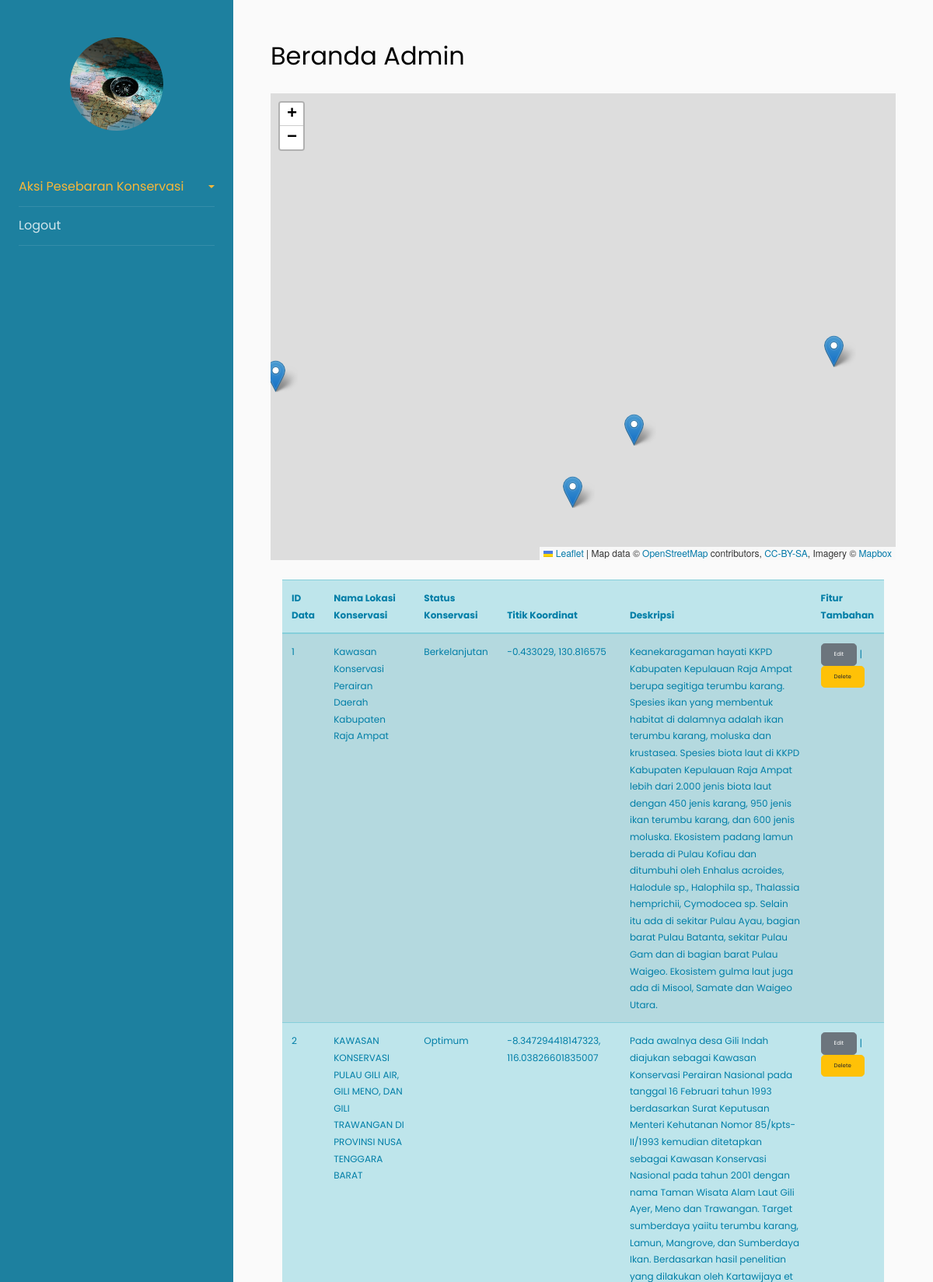
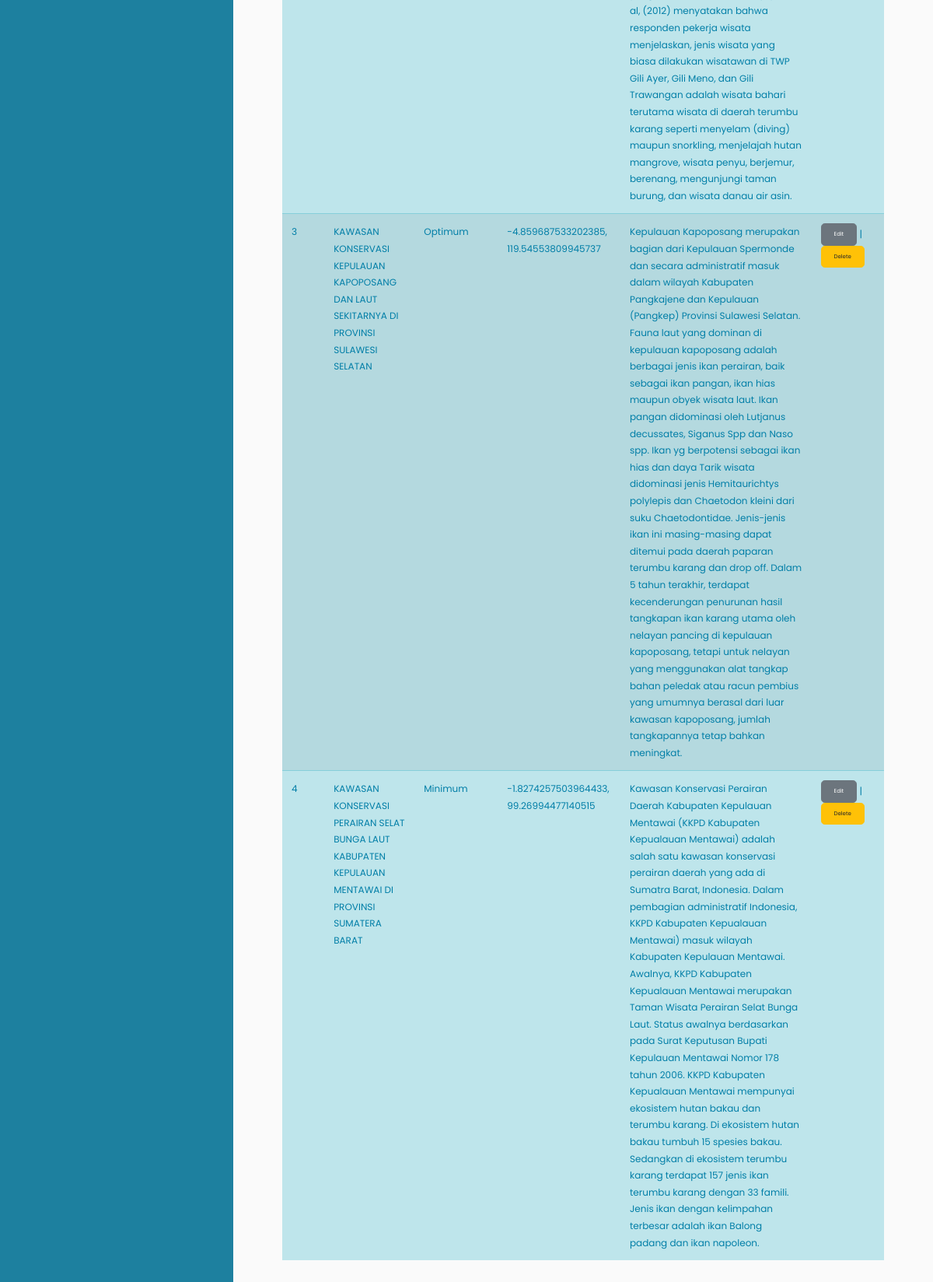
/nyoba.php (signed in), run on the app's committed database (2 pictures, top to bottom).
### tables this page shows
CREATE TABLE `konser` (
  `id` int(11) NOT NULL,
  `Nama_Konservasi` varchar(300) NOT NULL,
  `Status_Konservasi` varchar(300) NOT NULL,
  `Titik_Koordinat` varchar(300) NOT NULL,
  `Deskripsi` varchar(3000) NOT NULL
);

### nyoba.php (the view, shortened to what this page needs)
<?php
  include("koneksi.php");
  $query = "select * from konser";
  $result = mysqli_query($koneksi, $query);
?>
<!doctype html>
<html lang="en">
  <head>
    <link rel="stylesheet" href="https://unpkg.com/leaflet@1.9.3/dist/leaflet.css"/>
		<link rel="stylesheet" href="https://stackpath.bootstrapcdn.com/font-awesome/4.7.0/css/font-awesome.min.css">
    <link rel="stylesheet" href="css/styleadmin.css?v= <?php echo time(); ?>" type="text/css">
  </head>
  <body>
		<div class="wrapper d-flex align-items-stretch">
			<nav id="sidebar">
				<div class="p-4 pt-5">
		  		<a href="#" class="img logo rounded-circle mb-5" style="background-image: url(assets/img/f2.jpg);"></a>
	        <ul class="list-unstyled components mb-5">
            <li class="active">
                <a href="#homeSubmenu" data-toggle="collapse" aria-expanded="false" class="dropdown-toggle">Aksi Pesebaran Konservasi</a>
            </li>
	          <li>
              <a href="scriptlogout.php">Logout</a>
	          </li>
	        </ul>
	      </div>
    	</nav>
      <div id="content" class="p-4 p-md-5">
        <h2 class="mb-4">Beranda Admin</h2>
        <div id= "map" style = "width: 100%; height: 600px;"></div>
        <br>
      <div class="container">
        <table class="table table-info table-striped" style = "color: #007EA7; font-size: 12px">
          <thead>
            <tr>
                <th scope="col">ID Data</th>
                <th scope="col">Nama Lokasi Konservasi</th>
                <th scope="col">Status Konservasi</th>
                <th scope="col">Titik Koordinat</th>
                <th scope="col">Deskripsi</th>
                <th scope="col">Fitur Tambahan</th>
            </tr>
          </thead>
          <tbody>
          <?php
          if(mysqli_num_rows($result) > 0){
            while($row = mysqli_fetch_assoc($result)){
              ?>
              <tr>
              <td><?php echo $row["id"]; ?></td>
              <td><?php echo $row["Nama_Konservasi"]; ?></td>
              <td><?php echo $row["Status_Konservasi"]; ?></td>
              <td><?php echo $row["Titik_Koordinat"]; ?></td>
              <td><?php echo $row["Deskripsi"]; ?></td>
              <td>
                  <a href="haledit.php?id=<?php echo $row['id']; ?>" class="btn btn-lg btn-secondary" style = "font-size: 7px">Edit</a> |
                  <a href="scriptdelet.php?id=<?php echo $row['id']; ?>"class="btn btn-lg btn-warning" style = "font-size: 7px">Delete</a>
              </td>
            </tr>
          <?php
            }
          }
          ?>
      </div>
		</div>
  </body>
</html>

### nyoba.php (style rules this page uses)
html, body { height: 100%; margin: 0; }
#map { height: 300px; width: 100%; max-width: 100%; max height: 100%; }

### data on the page
konser: id "1", Nama_Konservasi "Kawasan Konservasi Perairan Daerah Kabupaten Raja Ampat", Status_Konservasi "Berkelanjutan", Titik_Koordinat "-0.433029, 130.816575", Deskripsi "Keanekaragaman hayati KKPD Kabupaten Kepulauan Raja Ampat berupa segitiga terumbu karang. Spesies ikan yang membentuk habitat di dalamnya adalah ikan terumbu karang, moluska dan krustasea. Spesies biota laut di KKPD Kabupaten Kepulauan Raja Ampat lebih dari 2.000 jenis biota laut dengan 450 jenis karang, 950 jenis ikan terumbu karang, dan 600 jenis moluska. Ekosistem padang lamun berada di Pulau Kofiau dan ditumbuhi oleh Enhalus acroides, Halodule sp., Halophila sp., Thalassia hemprichii, Cymodocea sp. Selain itu ada di sekitar Pulau Ayau, bagian barat Pulau Batanta, sekitar Pulau Gam dan di bagian barat Pulau Waigeo. Ekosistem gulma laut juga ada di Misool, Samate dan Waigeo Utara."
konser: id "2", Nama_Konservasi "KAWASAN KONSERVASI PULAU GILI AIR, GILI MENO, DAN GILI TRAWANGAN DI PROVINSI NUSA TENGGARA BARAT", Status_Konservasi "Optimum", Titik_Koordinat "-8.347294418147323, 116.03826601835007", Deskripsi "Pada awalnya desa Gili Indah diajukan sebagai Kawasan Konservasi Perairan Nasional pada tanggal 16 Februari tahun 1993 berdasarkan Surat Keputusan Menteri Kehutanan Nomor 85/kpts-II/1993 kemudian ditetapkan sebagai Kawasan Konservasi Nasional pada tahun 2001 dengan nama Taman Wisata Alam Laut Gili Ayer, Meno dan Trawangan. Target sumberdaya yaiitu terumbu karang, Lamun, Mangrove, dan Sumberdaya Ikan. Berdasarkan hasil penelitian yang dilakukan oleh Kartawijaya et al, (2012) menyatakan bahwa responden pekerja wisata menjelaskan, jenis wisata yang biasa dilakukan wisatawan di TWP Gili Ayer, Gili Meno, dan Gili Trawangan adalah wisata bahari terutama wisata di daerah terumbu karang seperti…"
konser: id "3", Nama_Konservasi "KAWASAN KONSERVASI KEPULAUAN KAPOPOSANG DAN LAUT SEKITARNYA DI PROVINSI SULAWESI SELATAN", Status_Konservasi "Optimum", Titik_Koordinat "-4.859687533202385, 119.54553809945737", Deskripsi "Kepulauan Kapoposang merupakan bagian dari Kepulauan Spermonde dan secara administratif masuk dalam wilayah Kabupaten Pangkajene dan Kepulauan (Pangkep) Provinsi Sulawesi Selatan. Fauna laut yang dominan di kepulauan kapoposang adalah berbagai jenis ikan perairan, baik sebagai ikan pangan, ikan hias maupun obyek wisata laut. Ikan pangan didominasi oleh Lutjanus decussates, Siganus Spp dan Naso spp. Ikan yg berpotensi sebagai ikan hias dan daya Tarik wisata didominasi jenis Hemitaurichtys polylepis dan Chaetodon kleini dari suku Chaetodontidae. Jenis-jenis ikan ini masing-masing dapat ditemui pada daerah paparan terumbu karang dan drop off. Dalam 5 tahun terakhir, terdapat kecenderungan…"
konser: id "4", Nama_Konservasi "KAWASAN KONSERVASI PERAIRAN SELAT BUNGA LAUT KABUPATEN KEPULAUAN MENTAWAI DI PROVINSI SUMATERA BARAT", Status_Konservasi "Minimum", Titik_Koordinat "-1.8274257503964433, 99.26994477140515", Deskripsi "Kawasan Konservasi Perairan Daerah Kabupaten Kepulauan Mentawai (KKPD Kabupaten Kepualauan Mentawai) adalah salah satu kawasan konservasi perairan daerah yang ada di Sumatra Barat, Indonesia. Dalam pembagian administratif Indonesia, KKPD Kabupaten Kepualauan Mentawai) masuk wilayah Kabupaten Kepulauan Mentawai. Awalnya, KKPD Kabupaten Kepualauan Mentawai merupakan Taman Wisata Perairan Selat Bunga Laut. Status awalnya berdasarkan pada Surat Keputusan Bupati Kepulauan Mentawai Nomor 178 tahun 2006. KKPD Kabupaten Kepualauan Mentawai mempunyai ekosistem hutan bakau dan terumbu karang. Di ekosistem hutan bakau tumbuh 15 spesies bakau. Sedangkan di ekosistem terumbu karang terdapat 157 jenis…"
